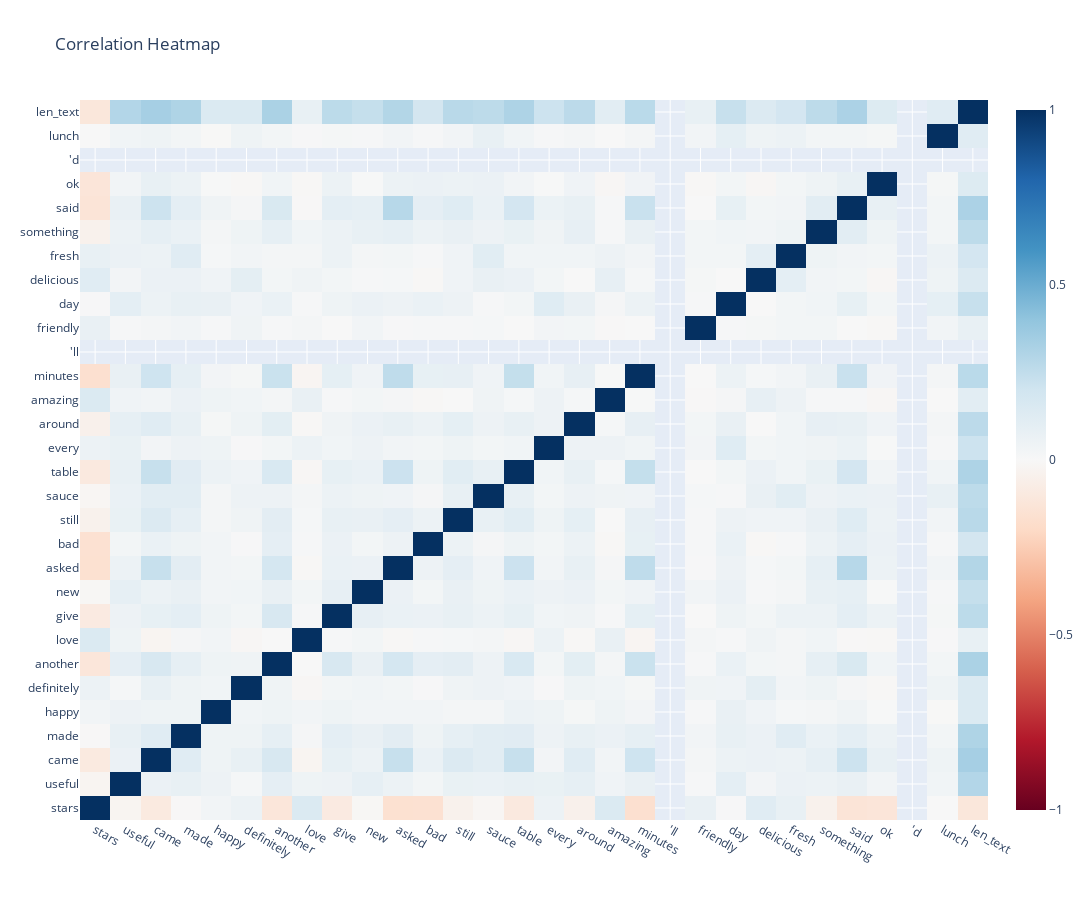

Notebook code cell kept with this figure:
### Markdown cell above
Il est très difficile de distinguer une corrélation entre les deux valeurs sur chaque plot, notamment à cause du fait que la variable `stars` est un nombre entier qui ne peut avoir que 5 valeurs.

### Code cell
# Correlation Heatmap

corr = df_restaurants.corr()

fig = go.Figure()

fig.add_trace(go.Heatmap(
    z = corr,
    x = corr.columns.values,
    y = corr.columns.values,
    colorscale=px.colors.diverging.RdBu,
    zmid=0
))

fig.update_layout(width=1200, height=900, title='Correlation Heatmap')
fig.show()

### Figure 1 — Plotly figure (JSON) as saved in the notebook; plotly's stock layout.template omitted (floating-point values rounded to 4 significant figures; data arrays with more than 128 entries replaced by an {"elided": "..."} marker saying what was removed)
{"data": [{"colorscale": [[0, "rgb(103,0,31)"], [0.1, "rgb(178,24,43)"], [0.2, "rgb(214,96,77)"], [0.3, "rgb(244,165,130)"], [0.4, "rgb(253,219,199)"], [0.5, "rgb(247,247,247)"], [0.6, "rgb(209,229,240)"], [0.7, "rgb(146,197,222)"], [0.8, "rgb(67,147,195)"], [0.9, "rgb(33,102,172)"], [1, "rgb(5,48,97)"]], "type": "heatmap", "x": ["stars", "useful", "came", "made", "happy", "definitely", "another", "love", "give", "new", "asked", "bad", "still", "sauce", "table", "every", "around", "amazing", "minutes", "'ll", "friendly", "day", "delicious", "fresh", "something", "said", "ok", "'d", "lunch", "len_text"], "y": ["stars", "useful", "came", "made", "happy", "definitely", "another", "love", "give", "new", "asked", "bad", "still", "sauce", "table", "every", "around", "amazing", "minutes", "'ll", "friendly", "day", "delicious", "fresh", "something", "said", "ok", "'d", "lunch", "len_text"], "z": {"elided": "30x30 float values"}, "zmid": 0}], "layout": {"height": 900, "title": {"text": "Correlation Heatmap"}, "width": 1200}}
